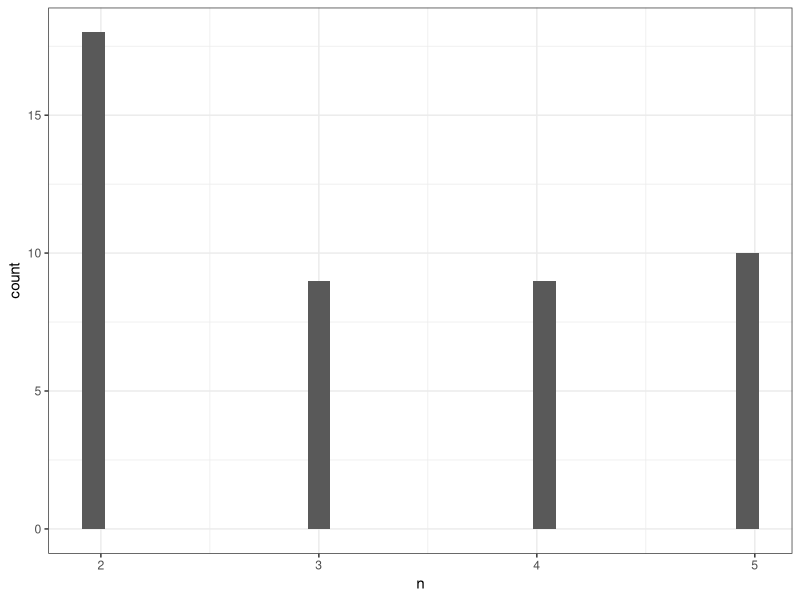
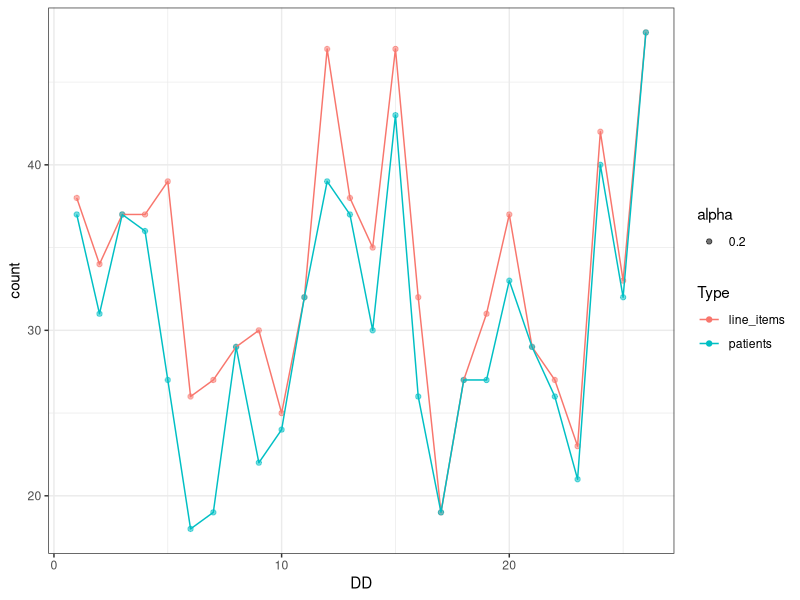
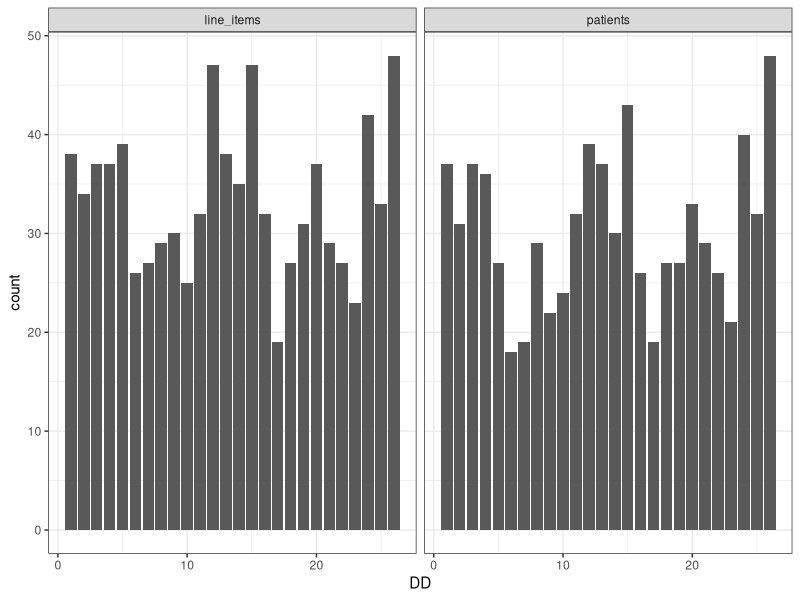
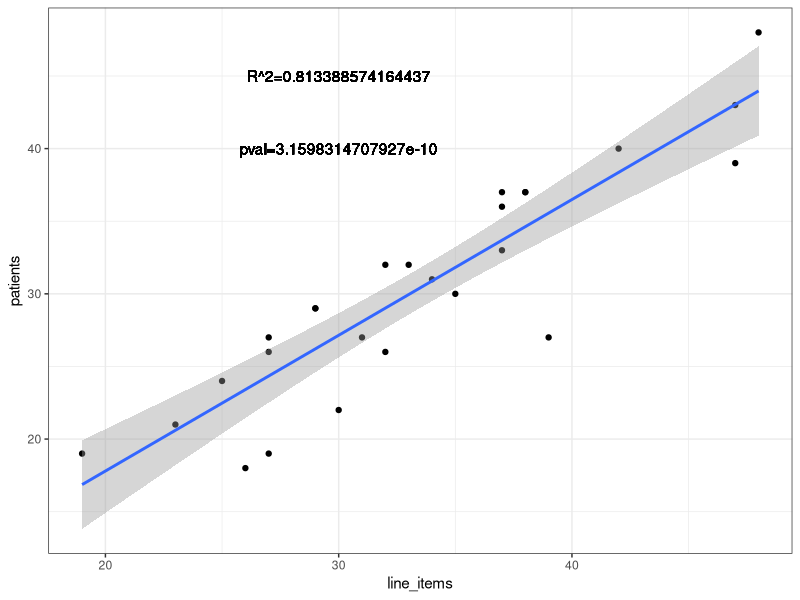

These charts were generated, in order, by the following R code:
## ---- chunk 1
## uncheck if not installed
## install.packages("ggplot2")
library(ggplot2)
library(tidyverse)
## ---- chunk 2
data  <- read.csv("20200926_dispensing_record.csv")

## ---- chunk 3
chronic.meds <- data %>% filter(!medications == "Doxycycline_100mg" & !medications == "Paracetamol_500mg") %>%
                  group_by(NRIC) %>%
                  filter(n()>1) %>% arrange(names)
View(chronic.meds)
## ---- chunk 4
chronic.meds %>% group_by(NRIC, names) %>%
  summarize(n = n()) %>% 
  ggplot(aes(x = n))+
  geom_histogram()+
  theme_bw()
## ---- chunk 5
Oct.data <- data %>% separate(Date, into = c("MM", "DD", "YY"), sep = "/") %>% 
              mutate(DD = as.numeric(DD)) %>%
              filter(MM == "10")
## ---- chunk 6
Oct.summary <- Oct.data %>% group_by(DD) %>%
                summarize("line_items" = n(),
                          "patients" = unique(NRIC) %>% length) %>%
                as.data.frame %>%
                gather(key = "Type", value = "count", -DD)
## checking that we did what we intended to do
Oct.data %>% filter(DD == 10) %>% pull(NRIC) %>% unique %>% length
## ---- chunk 7
Oct.summary %>%
  ggplot(aes(x = DD, y = count, col = Type, group = Type))+
    geom_point(aes(alpha = 0.2))+
  geom_line()+
  theme_bw()
## ---- chunk 8
Oct.summary %>%
  ggplot(aes(x = DD, y = count))+
  geom_bar(stat="identity")+
  facet_wrap(~Type)+
  theme_bw()
## ---- chunk 9
Oct.summary<- Oct.summary %>%
                reshape2::dcast(DD~Type)
reg<-lm(patients ~ line_items, data = Oct.summary)
Oct.summary %>%
  ggplot(aes(x = line_items, y = patients))+
  geom_point()+
  stat_smooth(method = "lm")+
  geom_text(x=30, y = 45, label = paste0("R^2=", summary(reg)$r.squared))+
  geom_text(x = 30, y = 40, label = paste0("pval=", summary(reg)$coefficients[2,4]))+
  theme_bw()
